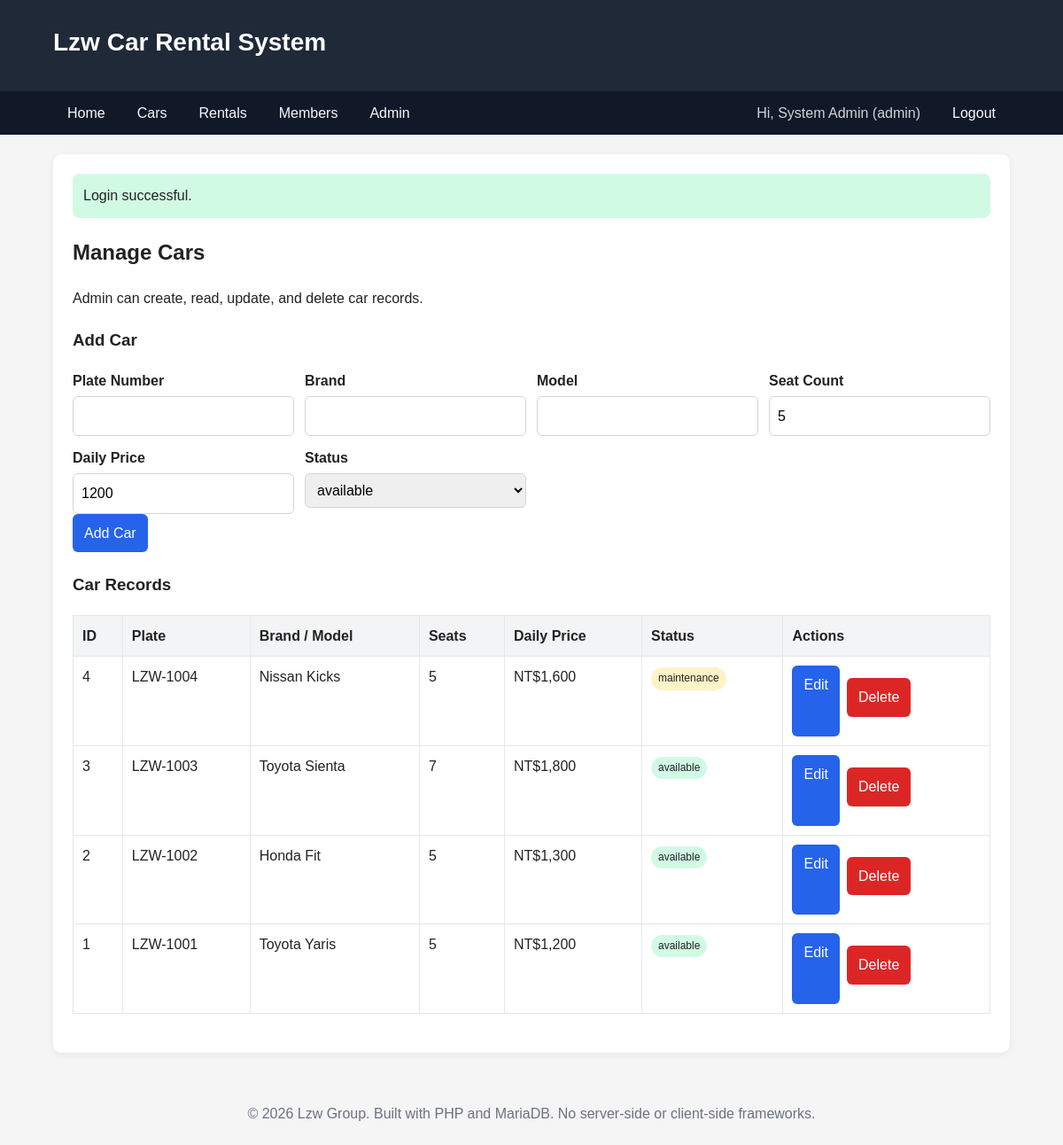
/admin_cars.php (signed in), run on the app's committed database.
### tables this page shows
CREATE TABLE cars (
    car_id INT AUTO_INCREMENT PRIMARY KEY,
    plate_number VARCHAR(20) NOT NULL UNIQUE,
    brand VARCHAR(60) NOT NULL,
    model VARCHAR(60) NOT NULL,
    seat_count INT NOT NULL,
    daily_price DECIMAL(10,2) NOT NULL,
    status ENUM('available', 'maintenance') NOT NULL DEFAULT 'available',
    created_at TIMESTAMP NOT NULL DEFAULT CURRENT_TIMESTAMP,
    CHECK (seat_count > 0),
    CHECK (daily_price >= 0)
);

### src/functions.php (called while the page is built, shortened)
<?php
function e($value): string
{
    return htmlspecialchars((string)$value, ENT_QUOTES, 'UTF-8');
}
function selected($value, $expected): string
{
    return (string)$value === (string)$expected ? 'selected' : '';
}
?>

### src/db.php (called while the page is built, shortened)
<?php
function db(): PDO
{
    static $pdo = null;
    if ($pdo === null) {
        $dsn = 'mysql:host=' . DB_HOST . ';dbname=' . DB_NAME . ';charset=utf8mb4';
        $options = [
            PDO::ATTR_ERRMODE => PDO::ERRMODE_EXCEPTION,
            PDO::ATTR_DEFAULT_FETCH_MODE => PDO::FETCH_ASSOC,
            PDO::ATTR_EMULATE_PREPARES => false,
        ];
        $pdo = new PDO($dsn, DB_USER, DB_PASS, $options);
    }
    return $pdo;
}
?>

### public/admin_cars.php (the view, shortened to what this page needs)
<?php
require_once __DIR__ . '/../src/db.php';
require_once __DIR__ . '/../src/functions.php';
$allowedStatuses = ['available', 'maintenance'];
require_once __DIR__ . '/../src/header.php';
$editCar = null;
$cars = db()->query('SELECT * FROM cars ORDER BY car_id DESC')->fetchAll();
?>
<h2>Manage Cars</h2>
<p>Admin can create, read, update, and delete car records.</p>
<h3><?= $editCar ? 'Edit Car' : 'Add Car' ?></h3>
<form method="post" action="admin_cars.php">
    <div class="form-grid">
        <div>
            <label for="plate_number">Plate Number</label>
            <input id="plate_number" name="plate_number" required value="<?= e($editCar['plate_number'] ?? '') ?>">
        </div>
        <div>
            <label for="brand">Brand</label>
            <input id="brand" name="brand" required value="<?= e($editCar['brand'] ?? '') ?>">
        </div>
        <div>
            <label for="model">Model</label>
            <input id="model" name="model" required value="<?= e($editCar['model'] ?? '') ?>">
        </div>
        <div>
            <label for="seat_count">Seat Count</label>
            <input id="seat_count" name="seat_count" type="number" min="1" required value="<?= e($editCar['seat_count'] ?? 5) ?>">
        </div>
        <div>
            <label for="daily_price">Daily Price</label>
            <input id="daily_price" name="daily_price" type="number" min="0" step="1" required value="<?= e($editCar['daily_price'] ?? 1200) ?>">
        </div>
        <div>
            <label for="status">Status</label>
            <select id="status" name="status" required>
                <?php foreach ($allowedStatuses as $status): ?>
                    <option value="<?= e($status) ?>" <?= selected($editCar['status'] ?? 'available', $status) ?>><?= e($status) ?></option>
                <?php endforeach; ?>
            </select>
        </div>
    </div>
    <button type="submit"><?= $editCar ? 'Update Car' : 'Add Car' ?></button>
</form>
<h3>Car Records</h3>
<table>
    <thead>
    <tr>
        <th>ID</th>
        <th>Plate</th>
        <th>Brand / Model</th>
        <th>Seats</th>
        <th>Daily Price</th>
        <th>Status</th>
        <th>Actions</th>
    </tr>
    </thead>
    <tbody>
    <?php foreach ($cars as $car): ?>
        <tr>
            <td data-label="ID"><?= e($car['car_id']) ?></td>
            <td data-label="Plate"><?= e($car['plate_number']) ?></td>
            <td data-label="Brand / Model"><?= e($car['brand'] . ' ' . $car['model']) ?></td>
            <td data-label="Seats"><?= e($car['seat_count']) ?></td>
            <td data-label="Daily Price">NT$<?= e(number_format((float)$car['daily_price'], 0)) ?></td>
            <td data-label="Status"><span class="badge <?= e($car['status']) ?>"><?= e($car['status']) ?></span></td>
            <td data-label="Actions">
                <div class="actions">
                    <a class="button" href="admin_cars.php?edit=<?= e($car['car_id']) ?>">Edit</a>
                    <form method="post" action="admin_cars.php">
                        <button class="danger" type="submit">Delete</button>
                    </form>
                </div>
            </td>
        </tr>
    <?php endforeach; ?>
    </tbody>
</table>
<?php require_once __DIR__ . '/../src/footer.php'; ?>

### public/styles.css (style rules this page uses)
* { box-sizing: border-box; }
body { margin: 0; font-family: Arial, Helvetica, sans-serif; line-height: 1.6; color: #222; background: #f5f5f5; }
.badge { display: inline-block; padding: 3px 8px; border-radius: 999px; font-size: 12px; background: #e5e7eb; }
.badge.available, .badge.returned { background: #d1fae5; }
.badge.maintenance, .badge.cancelled { background: #fef3c7; }
table { width: 100%; border-collapse: collapse; margin: 14px 0 22px; background: #fff; }
th, td { border: 1px solid #e5e7eb; padding: 10px; text-align: left; vertical-align: top; }
th { background: #f3f4f6; }
form { margin: 14px 0 22px; }
.form-grid { display: grid; grid-template-columns: repeat(auto-fit, minmax(220px, 1fr)); gap: 12px; }
label { display: block; font-weight: bold; margin-bottom: 4px; }
input, select, textarea { width: 100%; padding: 9px; border: 1px solid #d1d5db; border-radius: 6px; font: inherit; }
button, .button { display: inline-block; border: 0; border-radius: 6px; padding: 9px 13px; background: #2563eb; color: #fff; text-decoration: none; cursor: pointer; font: inherit; }
.button.danger, button.danger { background: #dc2626; }
.actions { display: flex; flex-wrap: wrap; gap: 8px; }

### data on the page
cars: car_id "4", plate_number "LZW-1004", brand+model "Nissan Kicks", seat_count "5", daily_price "1,600", status "maintenance"
cars: car_id "3", plate_number "LZW-1003", brand+model "Toyota Sienta", seat_count "7", daily_price "1,800", status "available"
cars: car_id "2", plate_number "LZW-1002", brand+model "Honda Fit", seat_count "5", daily_price "1,300", status "available"
cars: car_id "1", plate_number "LZW-1001", brand+model "Toyota Yaris", seat_count "5", daily_price "1,200", status "available"

### other printed values
APP_NAME "Lzw Car Rental System"
$user['name'] "System Admin"
$user['role'] "admin"
$flash['message'] "Login successful."
form field status "available"
